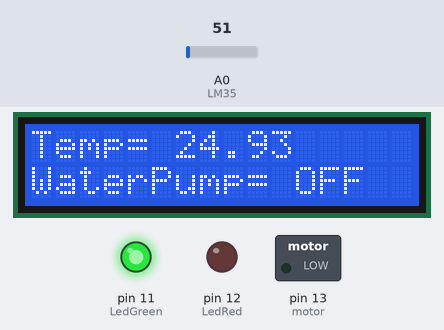
A sketch run on a simulated Arduino Uno, built with avr-gcc and run on an emulated ATmega328P. On the bench: 16×2 character LCD, switched loads named in the sketch (green lamp = pin HIGH), output pins drawn as LEDs (lit = HIGH). Inputs (shaded band) come from the test bench; at power-on: A0 (LM35) = 51.

Above: at 3.2 s.
3.3 s: A0 (LM35) set to 92
At 5.2 s:
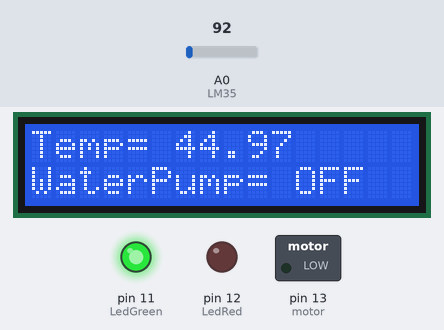
5.5 s: A0 (LM35) set to 108
At 6.9 s:
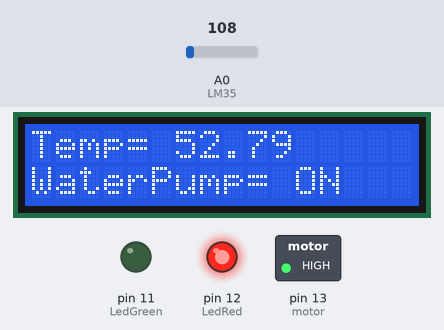
7.5 s: A0 (LM35) set to 112
At 8.6 s:
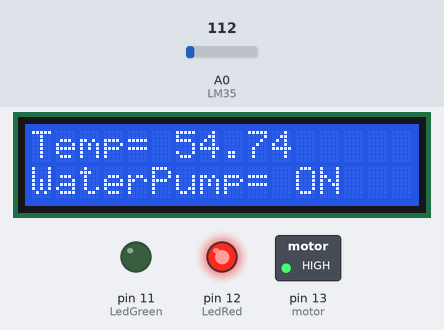
Timing chart, 0 to 10.5 s (numbered marks = the images above; inputs shaded):
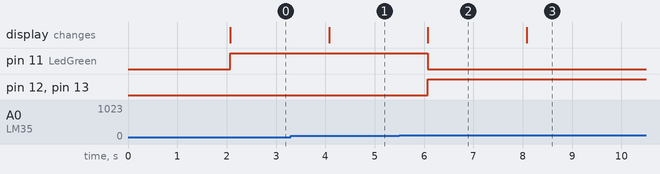

The sketch:

automated_plant_watering_system1.ino
```cpp
#include <LiquidCrystal.h>


const int LM35 = A0;
const int motor = 13;
const int LedRed = 12;
const int LedGreen = 11;


LiquidCrystal lcd(2, 3, 4, 5, 6, 7);

void setup() {
  Serial.begin(9600);
  lcd.begin(16, 2);
  lcd.print("Automated Plant");
  lcd.setCursor(0,1);
  lcd.print("Watering System!");
  pinMode(motor, OUTPUT);
  pinMode(LedRed, OUTPUT);
  pinMode(LedGreen, OUTPUT);
  delay(2000);
  lcd.clear();
  lcd.print("Temp= ");
  lcd.setCursor(0,1);
  lcd.print("WaterPump= ");
}

void loop() {

  int value = analogRead(LM35);
  float Temperature = value * 500.0 / 1023.0;
  lcd.setCursor(6,0);
  lcd.print(Temperature);
  lcd.setCursor(11,1);


  if (Temperature > 50){
    digitalWrite(motor, HIGH);
    digitalWrite(LedRed, HIGH);
    digitalWrite(LedGreen, LOW);
    lcd.print("ON ");
  }
  else {
    digitalWrite(motor, LOW);
    digitalWrite(LedRed, LOW);
    digitalWrite(LedGreen, HIGH);
    lcd.print("OFF");
  }

   delay(1000);
}
```

Measured:
- the behaviour switches between 102 and 103 on A0 (LM35) (found by bisection; images 1 and 2)
- after the input at 3.3 s, the display: changes after 0.78 s (image 1)
- after the input at 5.5 s, pin 11 (LedGreen): HIGH → LOW after 0.58 s; pin 12 (LedRed), pin 13 (motor): LOW → HIGH after 0.58 s; the display: changes after 0.58 s (image 2)
- after the input at 7.5 s, the display: changes after 0.58 s (image 3)
